Frame 1 (no input): blank canvas, image omitted
Frame 60 (no input): blank canvas, image omitted
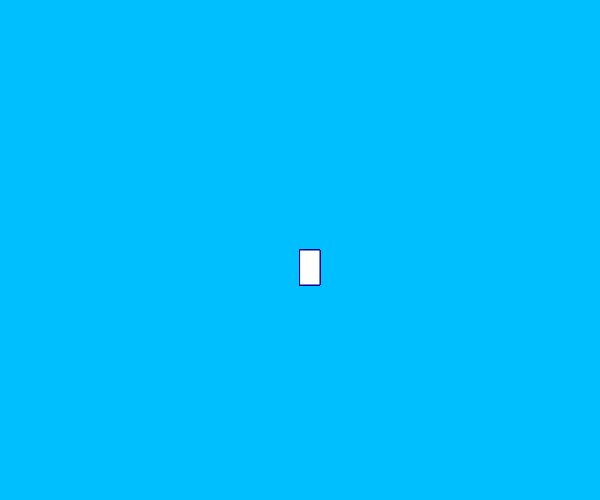
Frame 120 (the mouse pressed at the canvas centre since frame 60)

The p5.js sketch whose frames 1 and 60 were blank and that drew this single picture after the mouse press (run headless with seeded random() and noise() and a simulated clock; from frame 60 on, the mouse is pressed at the canvas centre):

// p5.js sketch
// ── sketch.js
function setup() {
    createCanvas(600, 500);
    background(0, 191, 255)
  }
  
  function draw() {
    stroke(0, 0, 139);
    fill("white");
    
    
    if (mouseIsPressed) {
      rect(mouseX, mouseY, 20, 35);
    }
  }
  
